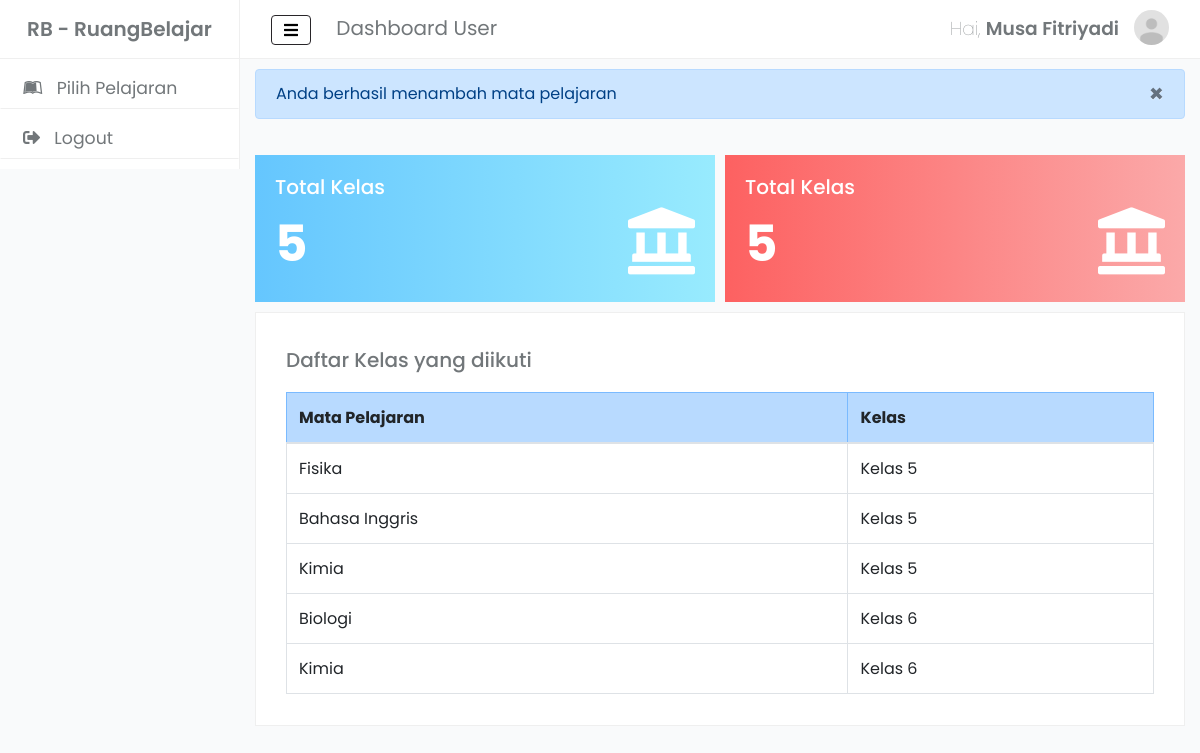
The page /user/index.php?pesan=suksesditambah (signed in) on the database its author committed.
### tables this page shows
CREATE TABLE `pilihmapel` (
  `id` char(2) NOT NULL,
  `email` varchar(300) NOT NULL,
  `kelas` enum('Kelas 4','Kelas 5','Kelas 6','') NOT NULL
);

CREATE TABLE `matapelajaran` (
  `Id` char(2) NOT NULL,
  `NamaMapel` varchar(30) NOT NULL
);

### user/control/tampildata.php (the view, shortened to what this page needs)
<?php
	include '../database/config.php';
	$email = $_SESSION['email'];
	$data = mysqli_query($koneksi, "select matapelajaran.NamaMapel, pilihmapel.kelas from matapelajaran join pilihmapel
		on matapelajaran.Id = pilihmapel.id where pilihmapel.email = '$email'");
 ?>
  <?php
   if(mysqli_num_rows($data)>0)
   {
     ?>
     <div class="row">
                   <div class="col">
                     <h5 style="margin: 10px 0px 10px 0px; padding: 10px 0px">Daftar Kelas yang diikuti</h5>
                   </div>
                 </div>
                 <div class="row">
                   <div class="col">
       <table class="table table-bordered">
         <thead>
           <tr class="table-primary">
             <th scope="col">Mata Pelajaran</th>
             <th scope="col">Kelas</th>
           </tr>
         </thead>
         <tbody>
           <?php
           while($d = mysqli_fetch_array($data)){
         ?>
           <tr>
             <td><?php echo $d['NamaMapel']; ?></td>
             <td><?php echo $d['kelas']; ?></td>
           </tr>
         <?php }
         ?>
         </tbody>
                             </div>
                 </div>
   <?php
   }else{
     echo "<h5 style='text-align:center;'>Anda Tidak Mengikuti Kelas Apapun</h5>";
   }
   ?>

### assets/custom/userdashboard.css (style rules this page uses)
body { font-family: 'Poppins', sans-serif; margin: 0px; background-color: #f9fafb!important; color: #72777a; }
.row { margin: 0px; }
table { background: #fff; }

### rows shown on the page
pilihmapel: id.NamaMapel "Fisika", kelas "Kelas 5"
pilihmapel: id.NamaMapel "Bahasa Inggris", kelas "Kelas 5"
pilihmapel: id.NamaMapel "Kimia", kelas "Kelas 5"
pilihmapel: id.NamaMapel "Biologi", kelas "Kelas 6"
pilihmapel: id.NamaMapel "Kimia", kelas "Kelas 6"

### other values the page prints
$_SESSION['nama'] "Musa Fitriyadi"
$count "5 5"
